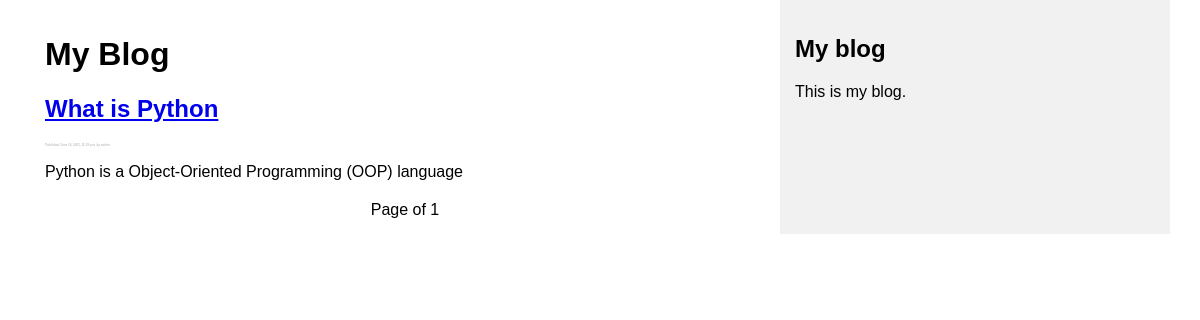
Page /blog/ on the earlier database version.
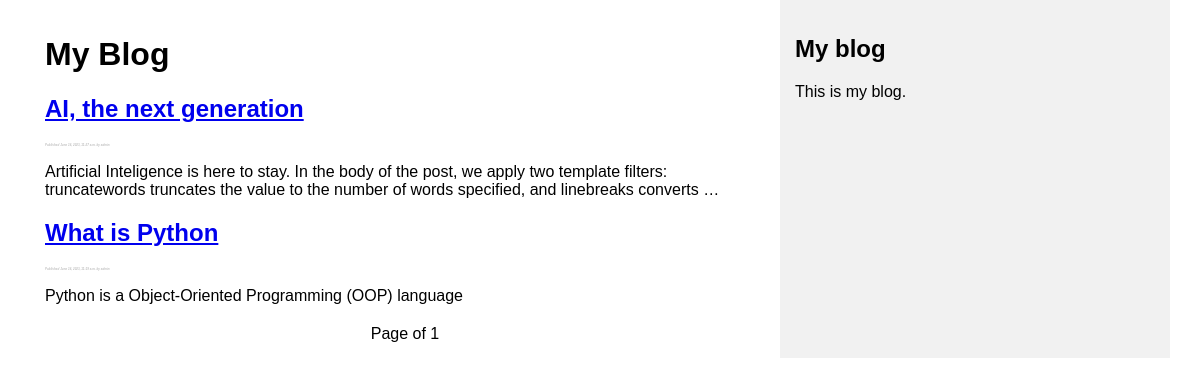
Same page on the later database version.
### blog/models.py (models this page shows, shortened)
class Post(models.Model):
    class Status(models.TextChoices):
        DRAFT = 'DF', 'Draft'
        PUBLISHED = 'PB', 'Published'
    author = models.ForeignKey(User, on_delete=models.CASCADE, related_name='blog_post_author')
    title = models.CharField(max_length=250)
    slug = models.SlugField(max_length=250, unique_for_date='publish')
    body = models.TextField(max_length=10000)
    publish = models.DateTimeField(default=timezone.now)
    created = models.DateTimeField(auto_now_add=True)
    updated = models.DateTimeField(auto_now=True)
    status = models.CharField(max_length=2, choices=Status.choices, default=Status.DRAFT)
    objects = models.Manager()
    published = PublishedManager()
    def get_absolute_url(self):
        return reverse("blog:post_detail", args=[self.publish.year,
                                                 self.publish.month,
                                                 self.publish.day,
                                                 self.slug])
    class Meta:
        ordering = ['-publish']
        indexes = [
            models.Index(fields=['-publish'])
        ]

### blog/views.py (the view)
# urls.py: path('', views.PostListView.as_view(), name='post_list'),
class PostListView(generic.ListView):
    queryset = Post.published.all()
    context_object_name = 'posts'
    paginate_by = 3
    template_name = 'blog/post_list.html'

### templates/blog/post_list.html (shortened to what this page needs)
{% extends 'blog/base.html' %}
{% block content %}
    <h1>My Blog</h1>
    {% for post in posts %}
        <h2>
            <a href="{{ post.get_absolute_url }}">{{ post.title }}</a>
        </h2>
        <p class='date'>
        </p>
        {{ post.body|truncatewords:30|linebreaks}}
    {% endfor %}
    {% include "pagination.html" with page=page_obj %}
{% endblock content %}

Differences in the rows shown:
now on this page (row edited): Post: title "AI, the next generation", body "Artificial Inteligence is here to stay. In the body of the post, we apply two template filters: truncatewords truncates the value to the number of words specified, and linebreaks converts …"
